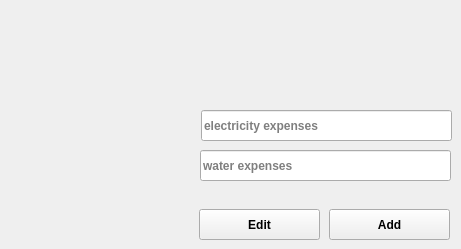
    <widget class="QWidget" name="tab_7">
     <attribute name="title">
      <string>Electricity</string>
     </attribute>
     <widget class="QLineEdit" name="txt_electricity_expenses">
      <property name="geometry">
       <rect>
        <x>201</x>
        <y>110</y>
        <width>251</width>
        <height>31</height>
       </rect>
      </property>
      <property name="font">
       <font>
        <weight>75</weight>
        <bold>true</bold>
       </font>
      </property>
      <property name="layoutDirection">
       <enum>Qt::RightToLeft</enum>
      </property>
      <property name="placeholderText">
       <string>electricity expenses</string>
      </property>
     </widget>
     <widget class="QPushButton" name="btn_Update_ElectricityWater_Info">
      <property name="geometry">
       <rect>
        <x>199</x>
        <y>209</y>
        <width>121</width>
        <height>31</height>
       </rect>
      </property>
      <property name="font">
       <font>
        <weight>75</weight>
        <bold>true</bold>
       </font>
      </property>
      <property name="text">
       <string>Edit</string>
      </property>
     </widget>
     <widget class="QPushButton" name="btn_Add_ElectricityWater_Info">
      <property name="geometry">
       <rect>
        <x>329</x>
        <y>209</y>
        <width>121</width>
        <height>31</height>
       </rect>
      </property>
      <property name="font">
       <font>
        <weight>75</weight>
        <bold>true</bold>
       </font>
      </property>
      <property name="text">
       <string>Add</string>
      </property>
     </widget>
     <widget class="QLineEdit" name="txt_water_expenses">
      <property name="geometry">
       <rect>
        <x>200</x>
        <y>150</y>
        <width>251</width>
        <height>31</height>
       </rect>
      </property>
      <property name="font">
       <font>
        <weight>75</weight>
        <bold>true</bold>
       </font>
      </property>
      <property name="placeholderText">
       <string>water expenses</string>
      </property>
     </widget>
    </widget>
